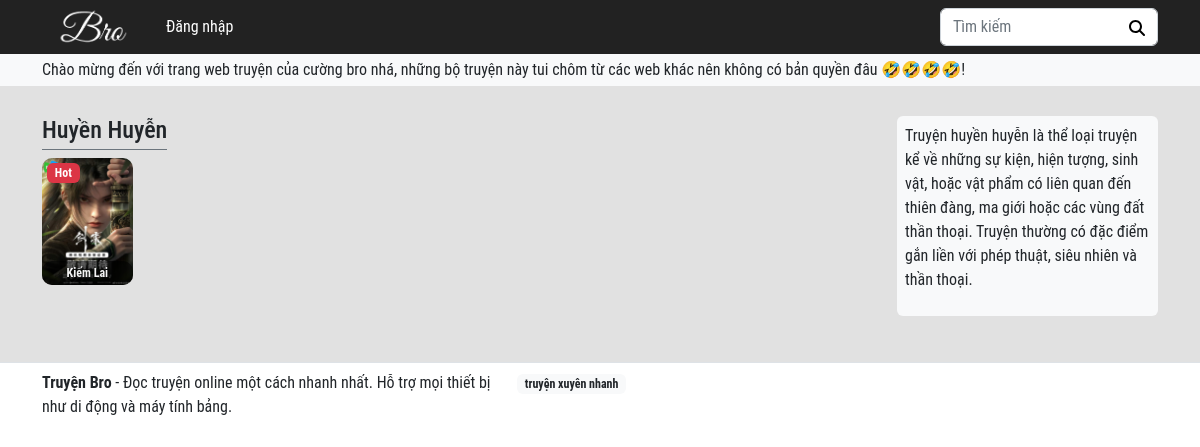
The page /html/the_loai.php?id=1 on the database its author committed.
### tables this page shows
CREATE TABLE `data_thong_bao` (
  `id` int(11) NOT NULL,
  `noi_dung_tb` text NOT NULL
);

CREATE TABLE `data_the_loai` (
  `id` int(11) NOT NULL,
  `ten_the_loai` text NOT NULL,
  `mo_ta_the_loai` text NOT NULL
);

CREATE TABLE `data_truyen` (
  `id` int(11) NOT NULL,
  `id_nguoi_dang` int(11) NOT NULL,
  `ten_truyen` text NOT NULL,
  `image_truyen` text NOT NULL,
  `gioi_thieu` text NOT NULL,
  `trang_thai` int(11) NOT NULL DEFAULT 1,
  `tac_gia` int(11) NOT NULL,
  `so_chuong` int(11) NOT NULL DEFAULT 0,
  `the_loai` int(11) NOT NULL,
  `truyen_hot` int(11) NOT NULL DEFAULT 0,
  `view_truyen` int(11) NOT NULL DEFAULT 0,
  `de_cu` int(11) NOT NULL DEFAULT 0,
  `yeu_thich` int(11) NOT NULL DEFAULT 0,
  `time_up_truyen` datetime NOT NULL DEFAULT current_timestamp(),
  `time_update` datetime NOT NULL DEFAULT current_timestamp()
);

### html/the_loai.php (the view, shortened to what this page needs)
<!DOCTYPE html>
<html lang="en">
<head>
    <link href="../css/bootstrap.min.css" rel="stylesheet">
    <link rel="stylesheet" href="../css/app.css">
</head>
<body>
<header class="header d-none d-lg-block">
        <nav class="navbar navbar-expand-lg navbar-dark header__navbar p-md-0">
            <div class="container">
            <a class="navbar-brand" href="home.php">
                    <img src="../images/logo/logo.png" alt="" srcset="" class="img-fluid"
                        style="width: 100px;">
                </a>
                <div class="collapse navbar-collapse" id="navbarSupportedContent">
                <ul class="navbar-nav me-auto mb-2 mb-lg-0">
                <?php
                            if (!isset($_SESSION['id'])) {
                                echo '<li class="nav-item dropdown">';
                                echo '<a href = "login.php" class="nav-link"  role="button" aria-expanded="false">';
                                echo 'Đăng nhập';
                                echo '</a></li>';
                            }
                        ?>
                    </ul>
                    <div class="form-check form-switch me-3 d-flex align-items-center">
                    </div>
                    <form class="d-flex header__form-search" action="search.php" method="GET">
                        <input class="form-control search-story" type="text" placeholder="Tìm kiếm" name="key"
                            value="">
                        <button class="btn" type="submit">
                        </button>
                    </form>
                </div>
            </div>
        </nav>
    </header>
    <div class="bg-light header-bottom">
        <div class="container py-1">
            <p class="mb-0">
                <?php
                    include '../php/db_connection.php';
                    $sql = "SELECT * FROM data_thong_bao";
                    $result = $conn->query($sql);
                    if($result -> num_rows > 0){
                        while($row = $result -> fetch_assoc()){
                            echo nl2br($row['noi_dung_tb']);
                        }
                    }else{
                        echo "Hiện không có thông báo nào!";
                    }
                ?></p>
        </div>
    </div>
    <main>
        <?php
            include '../php/db_connection.php';
            if (isset($_GET['id'])) {
                $id = $_GET['id'];
            }
            $sql = "SELECT * FROM data_the_loai WHERE id = $id";
            $result = $conn->query($sql);
            $row = $result->fetch_assoc();
            $ten_the_loai = $row['ten_the_loai'];
            $mo_ta_the_loai = $row['mo_ta_the_loai'];
        ?>
        <div class="container">
            <div class="row align-items-start">
                <div class="col-12 col-md-8 col-lg-9 mb-3">
                    <div class="head-title-global d-flex justify-content-between mb-2">
                        <div class="col-12 col-md-12 col-lg-12 head-title-global__left d-flex">
                            <h2 class="me-2 mb-0 border-bottom border-secondary pb-1">
                                <span href="#" class="d-block text-decoration-none text-dark fs-4 category-name"
                                    title=""><?php echo $ten_the_loai?></span>
                            </h2>
                        </div>
                    </div>
                    <div class="list-story-in-category section-stories-hot__list">
                    <?php
                            include '../php/db_connection.php';
                            if (isset($_GET['id'])) {
                                $id = $_GET['id'];
                            }
                            $sql = "SELECT * FROM data_truyen WHERE the_loai = $id";
                            $result = $conn->query($sql);
                            if ($result->num_rows > 0) {
                                while($row = $result->fetch_assoc()) {
                                    echo '<div class="story-item">';
                                    echo '<a href="thong_tin_truyen.php?id=' . $row["id"] . '" class="d-block text-decoration-none">';
                                    echo '<div class="story-item__image">';
                                    echo '<img src="'.$row["image_truyen"].'" class="img-fluid" width="150" height="230" loading="lazy" style = "border-radius: 10px;">';
                                    echo '</div>';
                                    echo '<h3 class="story-item__name text-one-row story-name" style = "border-radius: 10px;">';
                                    echo $row["ten_truyen"];
                                    echo '</h3>';
                                    echo '<div class="list-badge">';
                                    if($row["truyen_hot"] == 0) {
                                        echo '<span class="story-item__badge story-item__badge-hot badge text-bg-danger">Hot</span>';
                                    }
                                    echo '</div>';
                                    echo '</a>';
                                    echo '</div>';
                                }
                            } else {
                                echo "0 kết quả";
                            }
                            ?>
                    </div>
                </div>
                <div class="col-12 col-md-4 col-lg-3 sticky-md-top">
                    <div class="category-description bg-light p-2 rounded mb-3 card-custom">
                        <p><?php echo $mo_ta_the_loai?>
                        </p>
                    </div>
                </div>
            </div>
        </div>
    </main>
    <div id="footer" class="footer border-top pt-2">
        <div class="container">
            <div class="row">
                <div class="col-12 col-md-5">
                    <strong>Truyện Bro</strong> - <a title="Đọc truyện online" class="text-dark text-decoration-none"
                        href="#">Đọc truyện</a> online một cách nhanh nhất. Hỗ trợ mọi thiết bị như
                    di
                    động và máy tính bảng.
                </div>
                <ul class="col-12 col-md-7 list-unstyled d-flex flex-wrap list-tag">
                    <li>
                        <span class="badge text-bg-light"><a class="text-dark text-decoration-none"
                                href="#" title="truyện xuyên nhanh">truyện
                                xuyên
                                nhanh</a></span>
                    </li>
                </ul>
            </div>
        </div>
    </div>
</body>
</html>

### css/app.css (style rules this page uses)
:root { --color-primary:#222;--color-primary-hover:#2f566d }
html { scroll-behavior:smooth }
body { font-family:Roboto Condensed,sans-serif }
.text-one-row { -webkit-line-clamp:1;line-clamp:1 }
.text-one-row,.text-two-row { -webkit-box-orient:vertical;display:-webkit-box;overflow:hidden }
main { background:#e1e1e1;padding:30px 0 }
:root { --item-width:210px;--item-height:390px;--item-padding:20px;--item-skeleton:linear-gradient(#fff var(--item-height),transparent 0);--picture-height:175px;--picture-width:120px;--picture-position:center var(--item-padding);--picture-skeleton:linear-gradient(#eee var(--picture-height),transparent 0);--title-height:15px;--title-width:85%;--title-position:center calc(var(--picture-height) + var(--title-height) + 15px);--title-skeleton:linear-gradient(#eee var(--title-height),transparent 0);--author-height:15px;--author-width:70%;--author-position:center calc(var(--picture-height) + var(--title-height) + var(--author-height) + 30px);--author-skeleton:linear-gradient(#eee var(--title-height),transparent 0);--rating-height:15px;--rating-width:50%;--rating-position:center calc(var(--picture-height) + var(--title-height) + var(--author-height) + var(--rating-height) + 45px);--rating-skeleton:linear-gradient(#eee var(--title-height),transparent 0);--type-height:15px;--type-width:30%;--type-position:center calc(var(--picture-height) + var(--title-height) + var(--author-height) + var(--rating-height) + var(--type-height) + 60px);--type-skeleton:linear-gradient(#eee var(--title-height),transparent 0);--price-height:15px;--price-width:40%;--price-position:center calc(var(--picture-height) + var(--title-height) + var(--author-height) + var(--rating-height) + var(--type-height) + var(--price-height) + 75px);--price-skeleton:linear-gradient(#eee var(--title-height),transparent 0);--blur-width:150px;--blur-size:var(--blur-width) var(--item-height) }
.header__navbar { background-color:var(--color-primary) }
.header__navbar .nav-item { margin-right:16px }
.header__navbar .nav-link { color:#fff }
@media (min-width:768px) { .header__navbar .nav-link { padding:15px 0 } }
.header__form-search { position:relative }
.header__form-search button[type=submit] { position:absolute;right:0 }
.header-bottom { box-shadow:0 0 6px rgba(0,0,0,.3) }
.section-stories-hot__list { -moz-column-gap:15px;column-gap:15px;display:grid;row-gap:15px }
@media (min-width:576px) { .section-stories-hot__list { grid-template-columns:repeat(4,1fr) } }
@media (min-width:768px) { .section-stories-hot__list { grid-template-columns:repeat(4,1fr) } }
@media (min-width:992px) { .section-stories-hot__list { grid-template-columns:repeat(6,1fr) } }
@media (min-width:1200px) { .section-stories-hot__list { grid-template-columns:repeat(8,1fr) } }
.story-item { max-width:150px }
.story-item a { height:100%;position:relative }
.story-item__image { height:100%;overflow:hidden }
.story-item__image img { height:100%;-o-object-fit:cover;object-fit:cover;transition:all .3s ease;width:100% }
.story-item__name { background-color:rgba(0,0,0,.6);bottom:0;color:#f4f4f4;display:block;font-size:.75rem;font-weight:600;margin:2px 0 0;padding:5px;position:absolute;text-align:center;text-shadow:1px 2px 2px #000;width:100% }
.story-item .list-badge { display:flex;flex-direction:column;left:5px;position:absolute;top:5px }
.story-item .list-badge .badge { margin-bottom:5px }
.story-item .list-badge .badge:last-child { margin-bottom:0 }

### rows shown on the page
data_thong_bao: noi_dung_tb "Chào mừng đến với trang web truyện của cường bro nhá, những bộ truyện này tui chôm từ các web khác nên không có bản quyền đâu 🤣🤣🤣🤣!"
data_the_loai: ten_the_loai "Huyền Huyễn", mo_ta_the_loai "Truyện huyền huyễn là thể loại truyện kể về những sự kiện, hiện tượng, sinh vật, hoặc vật phẩm có liên quan đến thiên đàng, ma giới hoặc các vùng đất thần thoại. Truyện thường có đặc điểm gắn liền với phép thuật, siêu nhiên và thần thoại."
data_truyen: image_truyen (picture), ten_truyen "Kiếm Lai", truyen_hot "Hot"
